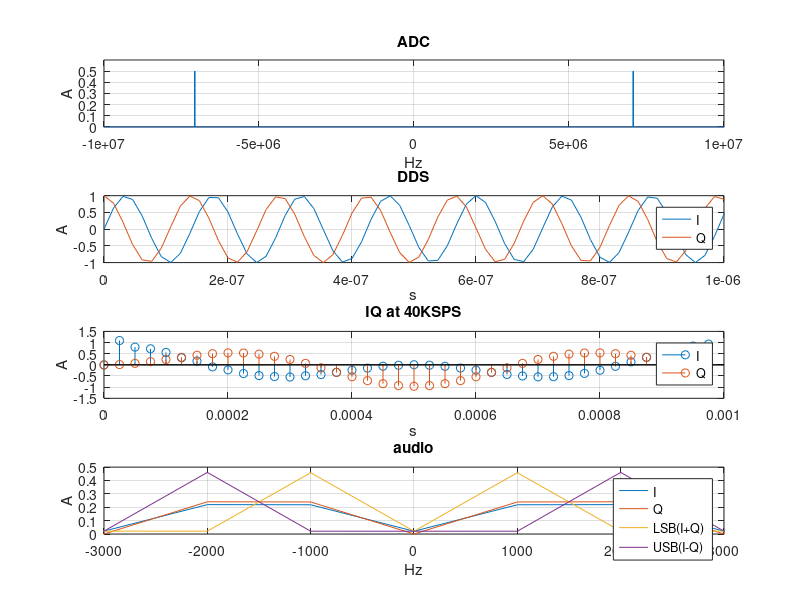

Here is the MATLAB script that generated this plot:
addpath("C:\Users\Martin Stoyanov\IdeaProjects\va3aui\matlab")
pkg load communications
pkg load signal
clear all
close all
clc

fs = 65e6
t = 0 : 1/fs : 1e-3 - 1/fs
df = -fs/2 : 1e3 : fs/2-1e3

fc = 7.074e6
adc = sin(2*pi*(fc-1e3)*t) + sin(2*pi*(fc+2e3)*t)

dds_i = sin(2*pi*fc*t)
dds_q = cos(2*pi*fc*t)

i = adc.*dds_i
q = adc.*dds_q

figure(1)
subplot(4, 1, 1)
plot(df, abs(fftshift(fft(adc)/length(df))))
axis([-10e6, 10e6, 0, 0.6])
title('ADC')
xlabel('Hz')
ylabel('A')
grid on
subplot(4, 1, 2)
plot(t, dds_i)
hold on
plot(t, dds_q)
hold off
axis([0, 1e-6, -1, 1])
title('DDS')
xlabel('s')
ylabel('A')
legend('I', 'Q')
grid on
subplot(4, 1, 3)
{
  # Matlab doesn't allow a decimation factor above 13 in a single step:
  dec_factor = 13*5*5*5
  fs = fs/dec_factor
  t = 0 : 1/fs : 1e-3 - 1/fs
  df = -fs/2 : 1e3 : fs/2-1e3

  temp_i = i
  temp_q = q
  i = decimate(decimate(decimate(decimate(temp_i, 13), 5), 5), 5)
  q = imag(hilbert(decimate(decimate(decimate(decimate(temp_q, 13), 5), 5), 5)))
}
stem(t, i)
hold on
stem(t, q)
hold off
axis([0, 1e-3, -1.5, 1.5])
title('IQ at 40KSPS')
xlabel('s')
ylabel('A')
legend('I', 'Q')
grid on
subplot(4, 1, 4)
plot(df, abs(fftshift(fft(i))/length(df)))
hold on
plot(df, abs(fftshift(fft(q)/length(df))))
hold on
plot(df, abs(fftshift(fft(i+q)/length(df))))
hold on
plot(df, abs(fftshift(fft(i-q)/length(df))))
hold off
axis([-3e3, 3e3, 0, 0.5])
title('audio')
xlabel('Hz')
ylabel('A')
legend('I', 'Q', 'LSB(I+Q)', 'USB(I-Q)')
grid on

